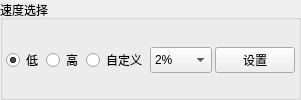
        <widget class="QGroupBox" name="groupBox_6">
         <property name="title">
          <string>速度选择</string>
         </property>
         <layout class="QHBoxLayout" name="horizontalLayout_7">
          <property name="spacing">
           <number>3</number>
          </property>
          <property name="leftMargin">
           <number>3</number>
          </property>
          <property name="topMargin">
           <number>7</number>
          </property>
          <property name="rightMargin">
           <number>3</number>
          </property>
          <property name="bottomMargin">
           <number>3</number>
          </property>
          <item>
           <layout class="QHBoxLayout" name="horizontalLayout_6" stretch="1,1,1,2,0">
            <item>
             <widget class="QRadioButton" name="lowSpeed">
              <property name="sizePolicy">
               <sizepolicy hsizetype="Expanding" vsizetype="Fixed">
                <horstretch>0</horstretch>
                <verstretch>0</verstretch>
               </sizepolicy>
              </property>
              <property name="maximumSize">
               <size>
                <width>45</width>
                <height>16777215</height>
               </size>
              </property>
              <property name="toolTip">
               <string>20%</string>
              </property>
              <property name="text">
               <string>低</string>
              </property>
              <property name="checked">
               <bool>true</bool>
              </property>
             </widget>
            </item>
            <item>
             <widget class="QRadioButton" name="highSpeed">
              <property name="sizePolicy">
               <sizepolicy hsizetype="Expanding" vsizetype="Fixed">
                <horstretch>0</horstretch>
                <verstretch>0</verstretch>
               </sizepolicy>
              </property>
              <property name="maximumSize">
               <size>
                <width>45</width>
                <height>16777215</height>
               </size>
              </property>
              <property name="toolTip">
               <string>60%</string>
              </property>
              <property name="text">
               <string>高</string>
              </property>
             </widget>
            </item>
            <item>
             <widget class="QRadioButton" name="defineSpeed">
              <property name="sizePolicy">
               <sizepolicy hsizetype="Expanding" vsizetype="Fixed">
                <horstretch>0</horstretch>
                <verstretch>0</verstretch>
               </sizepolicy>
              </property>
              <property name="text">
               <string>自定义</string>
              </property>
             </widget>
            </item>
            <item>
             <widget class="QComboBox" name="defineSpeedVaule">
              <property name="enabled">
               <bool>true</bool>
              </property>
              <property name="sizePolicy">
               <sizepolicy hsizetype="Expanding" vsizetype="Fixed">
                <horstretch>0</horstretch>
                <verstretch>0</verstretch>
               </sizepolicy>
              </property>
              <property name="minimumSize">
               <size>
                <width>0</width>
                <height>26</height>
               </size>
              </property>
              <item>
               <property name="text">
                <string>2%</string>
               </property>
              </item>
              <item>
               <property name="text">
                <string>4%</string>
               </property>
              </item>
              <item>
               <property name="text">
                <string>6%</string>
               </property>
              </item>
              <item>
               <property name="text">
                <string>8%</string>
               </property>
              </item>
              <item>
               <property name="text">
                <string>10%</string>
               </property>
              </item>
              <item>
               <property name="text">
                <string>12%</string>
               </property>
              </item>
              <item>
               <property name="text">
                <string>14%</string>
               </property>
              </item>
              <item>
               <property name="text">
                <string>16%</string>
               </property>
              </item>
              <item>
               <property name="text">
                <string>18%</string>
               </property>
              </item>
              <item>
               <property name="text">
                <string>20%</string>
               </property>
              </item>
              <item>
               <property name="text">
                <string>22%</string>
               </property>
              </item>
              <item>
               <property name="text">
                <string>24%</string>
               </property>
              </item>
              <item>
               <property name="text">
                <string>26%</string>
               </property>
              </item>
              <item>
               <property name="text">
                <string>28%</string>
               </property>
              </item>
              <item>
               <property name="text">
                <string>30%</string>
               </property>
              </item>
              <item>
               <property name="text">
                <string>32%</string>
               </property>
              </item>
              <item>
               <property name="text">
                <string>34%</string>
               </property>
              </item>
              <item>
               <property name="text">
                <string>36%</string>
               </property>
              </item>
              <item>
               <property name="text">
                <string>38%</string>
               </property>
              </item>
              <item>
               <property name="text">
                <string>40%</string>
               </property>
              </item>
              <item>
               <property name="text">
                <string>42%</string>
               </property>
              </item>
              <item>
               <property name="text">
                <string>44%</string>
               </property>
              </item>
              <item>
               <property name="text">
                <string>46%</string>
               </property>
              </item>
              <item>
               <property name="text">
                <string>48%</string>
               </property>
              </item>
              <item>
               <property name="text">
                <string>50%</string>
               </property>
              </item>
              <item>
               <property name="text">
                <string>52%</string>
               </property>
              </item>
              <item>
               <property name="text">
                <string>54%</string>
               </property>
              </item>
              <item>
               <property name="text">
                <string>56%</string>
               </property>
              </item>
              <item>
               <property name="text">
                <string>58%</string>
               </property>
              </item>
              <item>
               <property name="text">
                <string>60%</string>
               </property>
              </item>
              <item>
               <property name="text">
                <string>62%</string>
               </property>
              </item>
              <item>
               <property name="text">
                <string>64%</string>
               </property>
              </item>
              <item>
               <property name="text">
                <string>66%</string>
               </property>
              </item>
              <item>
               <property name="text">
                <string>68%</string>
               </property>
              </item>
              <item>
               <property name="text">
                <string>70%</string>
               </property>
              </item>
              <item>
               <property name="text">
                <string>72%</string>
               </property>
              </item>
              <item>
               <property name="text">
                <string>74%</string>
               </property>
              </item>
              <item>
               <property name="text">
                <string>76%</string>
               </property>
              </item>
              <item>
               <property name="text">
                <string>78%</string>
               </property>
              </item>
              <item>
               <property name="text">
                <string>80%</string>
               </property>
              </item>
              <item>
               <property name="text">
                <string>82%</string>
               </property>
              </item>
              <item>
               <property name="text">
                <string>84%</string>
               </property>
              </item>
              <item>
               <property name="text">
                <string>86%</string>
               </property>
              </item>
              <item>
               <property name="text">
                <string>88%</string>
               </property>
              </item>
              <item>
               <property name="text">
                <string>90%</string>
               </property>
              </item>
              <item>
               <property name="text">
                <string>92%</string>
               </property>
              </item>
              <item>
               <property name="text">
                <string>94%</string>
               </property>
              </item>
              <item>
               <property name="text">
                <string>96%</string>
               </property>
              </item>
              <item>
               <property name="text">
                <string>98%</string>
               </property>
              </item>
              <item>
               <property name="text">
                <string>100%</string>
               </property>
              </item>
             </widget>
            </item>
            <item>
             <widget class="QPushButton" name="pushButton_setspeed">
              <property name="text">
               <string>设置</string>
              </property>
             </widget>
            </item>
           </layout>
          </item>
         </layout>
        </widget>
